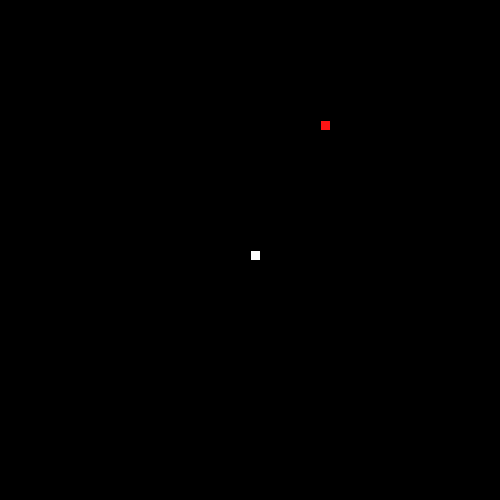
Frame 1 (no input)
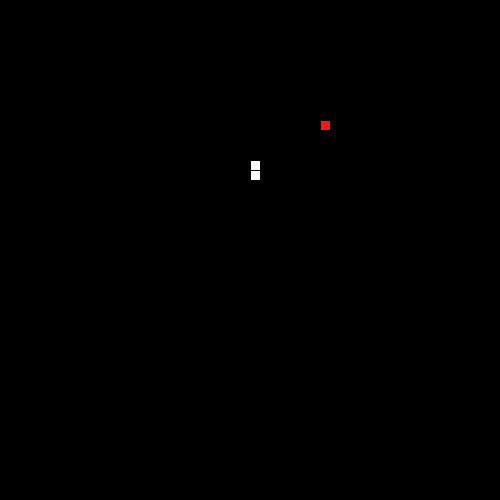
Frame 60 (the mouse pressed at the canvas centre just before this capture)
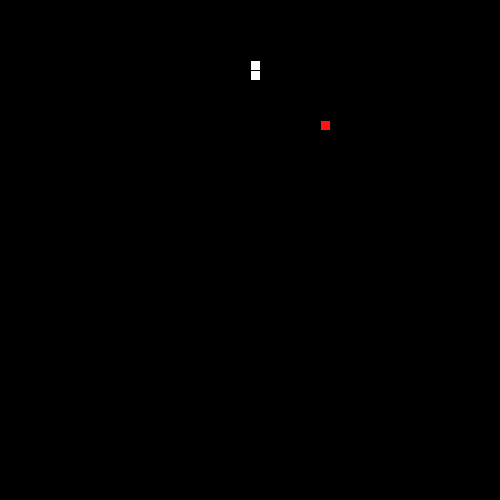
Frame 120 (the mouse held since frame 60 and released just before this capture)

The Processing sketch that drew these frames (run headless with seeded random() and noise(); from frame 60 on, the mouse is pressed at the canvas centre):

// Processing sketch: Prossesing_snake_practicly_done
// ── Prossesing_snake_practicly_done.pde

// 1. Follow the recipe instructions inside the Segment class.

// The Segment class will be used to represent each part of the moving snake.

class Segment {

  //2. Create x and y member variables to hold the location of each segment.

int segX = 0;
int segY = 0;
  // 3. Add a constructor with parameters to initialize each variable.
Segment(int segX, int segY){
this.segX = segX;
this.segY = segY;
}

  // 4. Add getter and setter methods for both the x and y member variables.
  
  int getX(){
  return segX;
  }
   int getY(){
  return segY;
  }
  void setX(int segX){
  this.segX = segX;
  }
  void setY(int segY){
  this.segY = segY;
  }
  
}


// 5. Create (but do not initialize) a Segment variable to hold the head of the Snake
//||||||||||||||||||||||||||||||||||||||||||||||||||||||||||||||||||||||||||||||||||||||||||||||||
Segment head ;

int startingSize = 1;

int segmentSize = 10;

int theSize= 500;   //check the size command in the setup method//

int pointsPerFood = 1;

int foodCordenents = theSize / 10;

int startingCordenents = theSize / 2;
//||||||||||||||||||||||||||||||||||||||||||||||||||||||||||||||||||||||||||||||||||||||||||||||||



// 6. Create and initialize a String to hold the direction of your snake e.g. "up"

String direction = "up";

// 7. Create and initialize a variable to hold how many pieces of food the snake has eaten.
// give it a value of 1 to start.
int points = startingSize;



// 8. Create and initialize foodX and foodY variables to hold the location of the food.

// (Hint: use the random method to set both the x and y to random locations within the screen size (500 by 500).)

//int foodX = ((int)random(50)*10);
int foodX = ((int)random(foodCordenents)*10);
int foodY = ((int)random(foodCordenents)*10);
int headX = startingCordenents;
int headY = startingCordenents;
void setup() {

  // 9. Set the size of your sketch (500 by 500).

  size(500, 500);


  // 10. initialize your head to a new segment.

head = new Segment(headX,headY);
  // 11. Use the frameRate(int rate) method to set the rate to 20.
      
  frameRate(20);
  
}


void draw() {

background(0);


  //12. Call the manageTail, drawFood, drawSnake, move, and collision methods.
    manageTail();
  drawFood();

  drawSnake();
  move();
  collision(); 
  

}


// 13. Complete the drawFood method below. (Hint: each piece of food should be a 10 by 10 rectangle).

void drawFood() {
  fill(255,20,20);
  rect(foodX,foodY,segmentSize,segmentSize);
}


//14. Draw the snake head (use a 10 by 10 rectangle)

void drawSnake() {
fill(255,255,255);
rect(head.getX(),head.getY(),segmentSize,segmentSize);
  //test your code
}


// 15. Complete the move method below.

void move() {

  // 16. Using a switch statement, make your snake head move by 10 pixels in the correct direction.
  //This is an incomplete switch statement:
  
  switch(direction) {
  case "up":
  
    head.setY(head.getY()-segmentSize);
    break;
  case "down":
    head.setY(head.getY()+segmentSize);
    break;
  case "left":
   head.setX(head.getX()-segmentSize);
    break;
  case "right":
    head.setX(head.getX()+segmentSize);
    break;
  }
  
checkBoundaries();

  // 17. Call the checkBoundaries method to make sure the snake head doesn't go off the screen.
}


// 18. Complete the keyPressed method below. Use if statements to set your direction variable depending on what key is pressed.


  void keyPressed() {
  if (key == CODED) {
    if (keyCode == UP) {
      direction = "up";
    } else if (keyCode == DOWN) {
     direction = "down";
    } 
    else if (keyCode == LEFT) {
     direction = "left";
    } 
    else if (keyCode == RIGHT) {
     direction = "right";
    } 
  }
  }
  
  



// 19. check if your head is out of bounds (teleport your snake head to the other side).L

void checkBoundaries() {
  int theX = head.getX() ;
  int theY = head.getY() ;
  if(theX < 0 &&  direction .equals("left")){
  head.setX(width - 10);
  }
  else if(theX > width - 10 &&  direction .equals("right")){
    head.setX(0);
  }
  else if(theY < 0 &&  direction .equals("up")){
  head.setY(height - 10);
  }
  else if(theY > height - 10 &&  direction .equals("down")){
  head.setY(0);
  }
}



//20. Make sure that the key for your current direction’s opposite doesn’t work(i.e. If you’re going up, down key shouldn’t work)



// 21. Complete the missing parts of the collision method below.

void collision() {
if(head.getY()==foodY && head.getX()==foodX){
foodX = ((int)random(width/10)*10);
foodY = ((int)random(height/10)*10);
points = points + pointsPerFood;
}
  // If the segment is colliding with a piece of food...
     // Increase the amount of food eaten and set foodX and foodY to new random locations.
}



/**
 
 ** Part 2: making the tail (the rest of the snake)
 
 **/

//  1. Create and initialize an ArrayList of Segments. (This will be your snake tail!)
ArrayList<Segment> tailList = new ArrayList();

// 2. Complete the missing parts of the manageTail method below and call it in the draw method.

void manageTail() {
checkTailCollision();
  //Call the drawTail and checkTailCollision methods.
drawTail();

  // Add a new Segment to your ArrayList that has the same X and Y as the head of your snake.
    tailList.add(new Segment(head.getX(),head.getY()) );
  // To keep your tail the right length:
  // while the tail size is greater than the number of food pieces eaten, remove the first Segment in your tail.
while(tailList.size() > points){
tailList.remove(0);

}

}
 Segment tails;
void drawTail() {


    // Draw a 10 by 10 rectangle for each Segment in your snake ArrayList.
for ( Segment tailSegment : tailList) {
  rect(tailSegment.getX(),tailSegment.getY(),segmentSize,segmentSize);
  }
}


// 3. Complete the missing parts of the bodyCollision method below.

void checkTailCollision() {

  // If your head has the same location as one of your segments...

//for(int i = 0;i < tailList.size() ; i+=1 ){
    
    for ( Segment tailSegment : tailList) {
  if(head.getX() == tailSegment.getX() && head.getY() == tailSegment.getY() ){
    points = 1;
  }
}
  // reset your food variable

  //Call this method at the beginning of your manageTail method.
}
